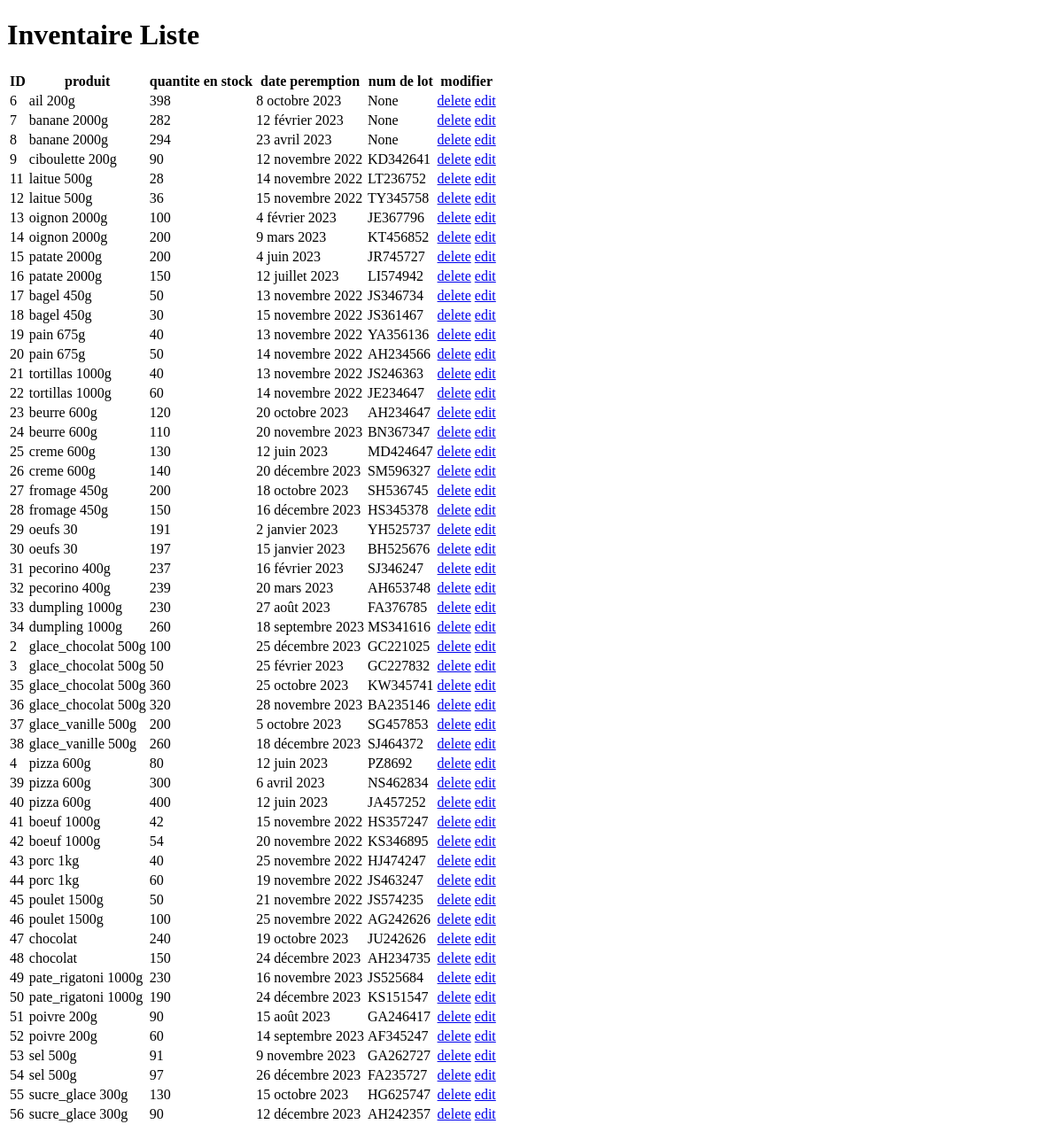
The page /inventaire/liste/ on the database as committed earlier.
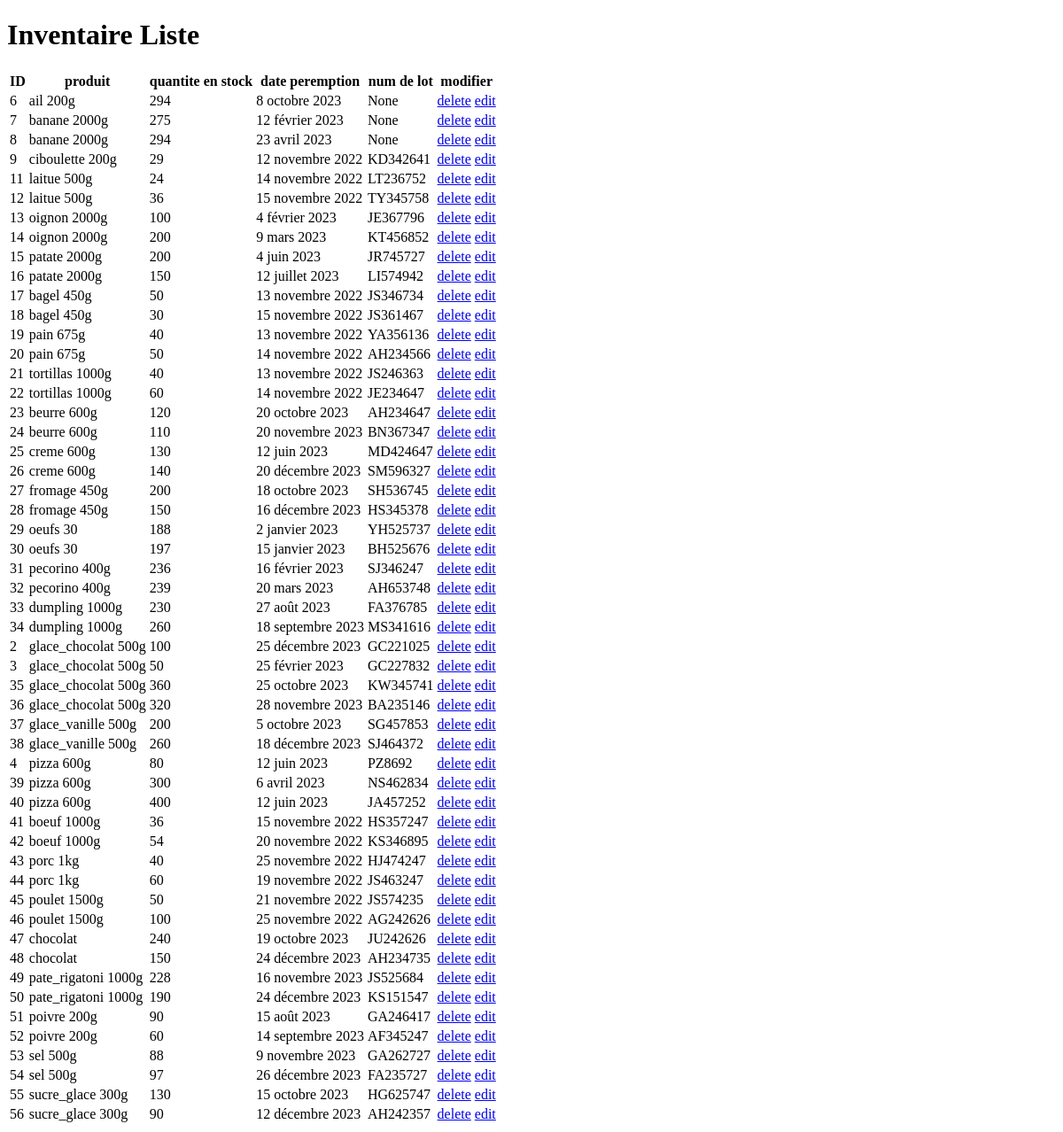
The same page on the database as committed later.
### gestion_vente/models.py (models this page shows)
class Inventaire(models.Model):
    idProduit = models.ForeignKey(verbose_name="id produit", to="Produit", to_field="id", on_delete=models.CASCADE)
    inventaire = models.IntegerField(verbose_name="quantite",default=0)
    dateLimite = models.DateField(verbose_name="date peremption",default='9999-12-31', null=True, blank=True)
    numLot = models.CharField(verbose_name='numero de lot', max_length=20, null=True, blank=True)

class Produit(models.Model):
    nomProduit = models.CharField(verbose_name='Nom du Produit', max_length=20)
    typeProduit = models.CharField(verbose_name='type du produit', max_length=20, default="produit")
    prixUnitair = models.DecimalField(verbose_name="Prix Unitaire", max_digits=10, decimal_places=2, default=0)
    lienPhoto = models.CharField(verbose_name='lien photo', max_length=100, default="")
    def __str__(self) -> str:
        return self.nomProduit

### gestion_vente/views.py (the view)
# urls.py: path("inventaire/liste/", views.inventaire_liste, name="inventaire_liste"),
def inventaire_liste(request):
    inventaires = models.Inventaire.objects.all().order_by("dateLimite").order_by("idProduit")
    return render(request, "inventaire_liste.html", {"liste":inventaires} )

### gestion_vente/templates/inventaire_liste.html (shortened to what this page needs)
<!DOCTYPE html>
<html lang="en">
<head>
</head>
<body>
    <h1>Inventaire Liste</h1>
    <table>
        <thead>
            <th>ID</th>
            <th>produit</th>
            <th>quantite en stock</th>
            <th>date peremption</th>
            <th>num de lot</th>
            <th>modifier</th>
        </thead>
        <tbody>
            {% for obj in liste %}
            <tr>
                <td>{{ obj.id }}</td>
                <td>{{ obj.idProduit }}</td>
                <td>{{ obj.inventaire }}</td>
                <td>{{ obj.dateLimite }}</td>
                <td>{{ obj.numLot }}</td>
                <td>
                    <a href="/inventaire/{{ obj.id }}/delete/">delete</a>
                    <a href="/inventaire/{{ obj.id }}/edit/">edit</a>
                </td>
            </tr>
            {% endfor %}
        </tbody>
    </table>
</body>
</html>

Rows that differ between the two databases and show on the page:
changed Inventaire "8 octobre 2023": inventaire "398" → "294"
changed Inventaire "12 février 2023": inventaire "282" → "275"
changed Inventaire "12 novembre 2022": inventaire "90" → "29"
changed Inventaire "LT236752": inventaire "28" → "24"
changed Inventaire "2 janvier 2023": inventaire "191" → "188"
changed Inventaire "16 février 2023": inventaire "237" → "236"
changed Inventaire "HS357247": inventaire "42" → "36"
changed Inventaire "16 novembre 2023": inventaire "230" → "228"
changed Inventaire "9 novembre 2023": inventaire "91" → "88"
